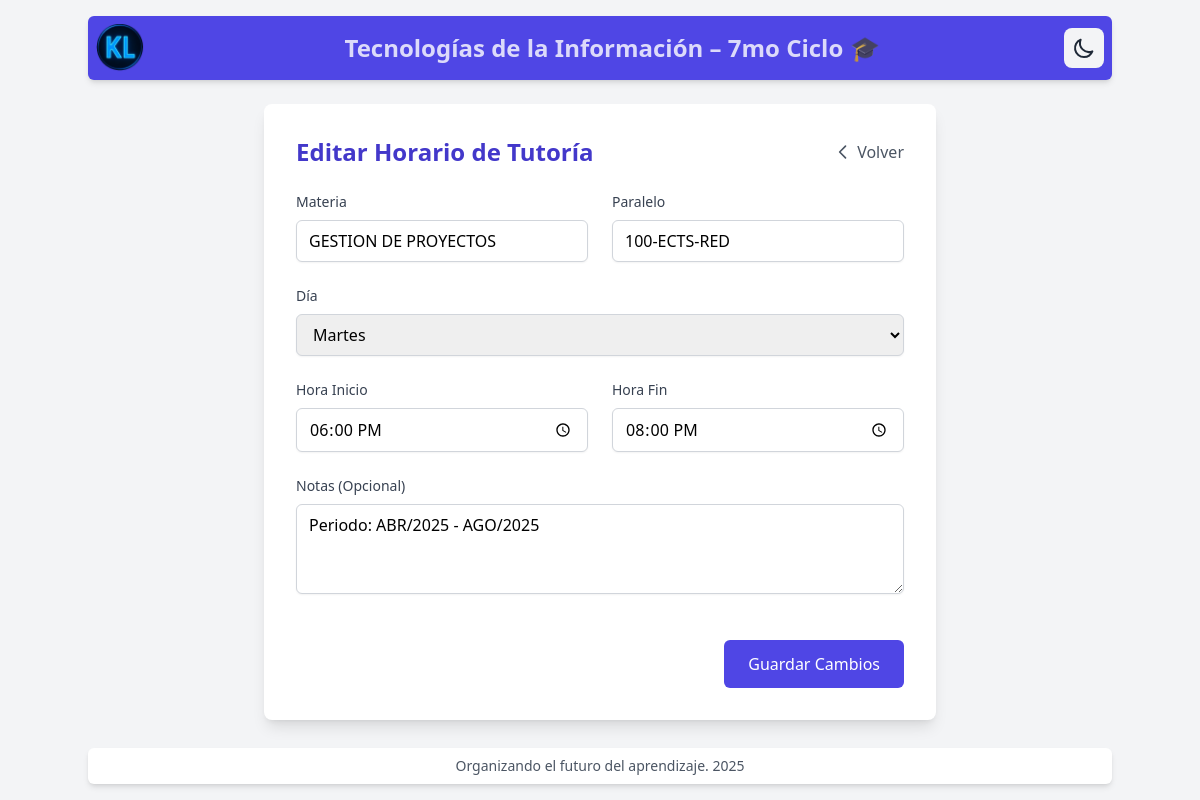
The page /editar/10/ on the database its author committed.
### horarios/models.py (models this page shows, shortened)
class HorarioTutoria(models.Model):
    materia = models.CharField(max_length=100, default='Sin materia')
    paralelo = models.CharField(max_length=50, blank=True, null=True, verbose_name="Paralelo")
    dia = models.ForeignKey(DiaSemana, on_delete=models.CASCADE)
    hora_inicio = models.TimeField()
    hora_fin = models.TimeField()
    notas = models.TextField(blank=True, null=True, verbose_name="Notas (Opcional)")
    url_curso = models.CharField(max_length=300, blank=True, null=True, verbose_name="URL del Curso")
    ruta_local = models.CharField(max_length=500, blank=True, null=True, verbose_name="Ruta Local")
    class Meta:
        verbose_name = "Horario de Tutoría"
        verbose_name_plural = "Horarios de Tutorías"
        ordering = ['dia', 'hora_inicio']

class DiaSemana(models.Model):
    nombre = models.CharField(max_length=10, unique=True)  # Lunes, Martes, etc.
    orden = models.PositiveSmallIntegerField(default=1, verbose_name="Orden")
    class Meta:
        verbose_name = "Día de la Semana"
        verbose_name_plural = "Días de la Semana"

### horarios/views.py (the view, shortened to what this page needs)
# urls.py: path('editar/<int:horario_id>/', views.editar_horario, name='editar_horario'),
def editar_horario(request, horario_id):
    horario = get_object_or_404(HorarioTutoria, id=horario_id)
    context = {
        'horario': horario,
        'dias_semana': DiaSemana.objects.all().order_by('id')
    }
    return render(request, 'horarios/editar_horario.html', context)

### horarios/templates/horarios/editar_horario.html (shortened to what this page needs)
{% extends 'base.html' %}
{% block content %}
<div class="max-w-2xl mx-auto bg-white dark:bg-gray-800 rounded-lg shadow-lg p-8 transition-colors">
    <div class="flex items-center justify-between mb-6">
        <h2 class="text-2xl font-semibold text-indigo-700 dark:text-indigo-400">Editar Horario de Tutoría</h2>
        <a href="{% url 'horarios:lista_horarios' %}"
           class="flex items-center text-gray-600 hover:text-gray-800 dark:text-gray-300 dark:hover:text-gray-100 transition-colors">
            <svg class="w-5 h-5 mr-1" fill="none" stroke="currentColor" viewBox="0 0 24 24">
                <path stroke-linecap="round" stroke-linejoin="round" stroke-width="2" d="M15 19l-7-7 7-7"/>
            </svg>
            Volver
        </a>
    </div>
    <form method="post" class="space-y-6">
        <div class="grid grid-cols-1 md:grid-cols-2 gap-6">
            <div>
                <label for="materia" class="block text-sm font-medium text-gray-700 dark:text-gray-300 mb-2">Materia</label>
                <input type="text"
                       name="materia"
                       id="materia"
                       required
                       value="{{ horario.materia }}"
                       class="w-full px-3 py-2 border border-gray-300 dark:border-gray-600 rounded-md shadow-sm focus:ring-indigo-500 focus:border-indigo-500 dark:bg-gray-700 dark:text-white dark:placeholder-gray-400 transition-colors" />
            </div>
            <div>
                <label for="paralelo" class="block text-sm font-medium text-gray-700 dark:text-gray-300 mb-2">Paralelo</label>
                <input type="text"
                       name="paralelo"
                       id="paralelo"
                       value="{{ horario.paralelo|default:'' }}"
                       placeholder="Opcional"
                       class="w-full px-3 py-2 border border-gray-300 dark:border-gray-600 rounded-md shadow-sm focus:ring-indigo-500 focus:border-indigo-500 dark:bg-gray-700 dark:text-white dark:placeholder-gray-400 transition-colors" />
            </div>
        </div>
        <div>
            <label for="dia" class="block text-sm font-medium text-gray-700 dark:text-gray-300 mb-2">Día</label>
            <select name="dia"
                    id="dia"
                    required
                    class="w-full px-3 py-2 border border-gray-300 dark:border-gray-600 rounded-md shadow-sm focus:ring-indigo-500 focus:border-indigo-500 dark:bg-gray-700 dark:text-white transition-colors">
                {% for dia in dias_semana %}
                <option value="{{ dia.id }}" {% if dia.id == horario.dia.id %}selected{% endif %}>
                    {{ dia.nombre }}
                </option>
                {% endfor %}
            </select>
        </div>
        <div class="grid grid-cols-1 md:grid-cols-2 gap-6">
            <div>
                <label for="hora_inicio" class="block text-sm font-medium text-gray-700 dark:text-gray-300 mb-2">
                    Hora Inicio
                </label>
                <input type="time"
                       id="hora_inicio"
                       name="hora_inicio"
                       value="{{ horario.hora_inicio|time:'H:i' }}"
                       required
                       class="w-full px-3 py-2 border border-gray-300 dark:border-gray-600 rounded-md shadow-sm focus:ring-indigo-500 focus:border-indigo-500 dark:bg-gray-700 dark:text-white transition-colors" />
            </div>
            <div>
                <label for="hora_fin" class="block text-sm font-medium text-gray-700 dark:text-gray-300 mb-2">
                    Hora Fin
                </label>
                <input type="time"
                       id="hora_fin"
                       name="hora_fin"
                       value="{{ horario.hora_fin|time:'H:i' }}"
                       required
                       class="w-full px-3 py-2 border border-gray-300 dark:border-gray-600 rounded-md shadow-sm focus:ring-indigo-500 focus:border-indigo-500 dark:bg-gray-700 dark:text-white transition-colors" />
            </div>
        </div>
        <div>
            <label for="notas" class="block text-sm font-medium text-gray-700 dark:text-gray-300 mb-2">Notas (Opcional)</label>
            <textarea name="notas"
                      id="notas"
                      rows="3"
                      placeholder="Información adicional..."
                      class="w-full px-3 py-2 border border-gray-300 dark:border-gray-600 rounded-md shadow-sm focus:ring-indigo-500 focus:border-indigo-500 dark:bg-gray-700 dark:text-white dark:placeholder-gray-400 transition-colors">{{ horario.notas|default:'' }}</textarea>
        </div>
        <div class="flex justify-end space-x-4 pt-4">
            <button type="submit"
                    class="px-6 py-3 bg-indigo-600 text-white rounded-md hover:bg-indigo-700 focus:outline-none focus:ring-2 focus:ring-offset-2 focus:ring-indigo-500 transition-colors dark:bg-indigo-500 dark:hover:bg-indigo-600 dark:focus:ring-indigo-400">
                Guardar Cambios
            </button>
        </div>
    </form>
</div>
{% endblock %}

### rows shown on the page
HorarioTutoria: materia "GESTION DE PROYECTOS", paralelo "100-ECTS-RED", dia "Martes", hora_inicio "18:00", hora_fin "20:00", notas "Periodo: ABR/2025 - AGO/2025"
